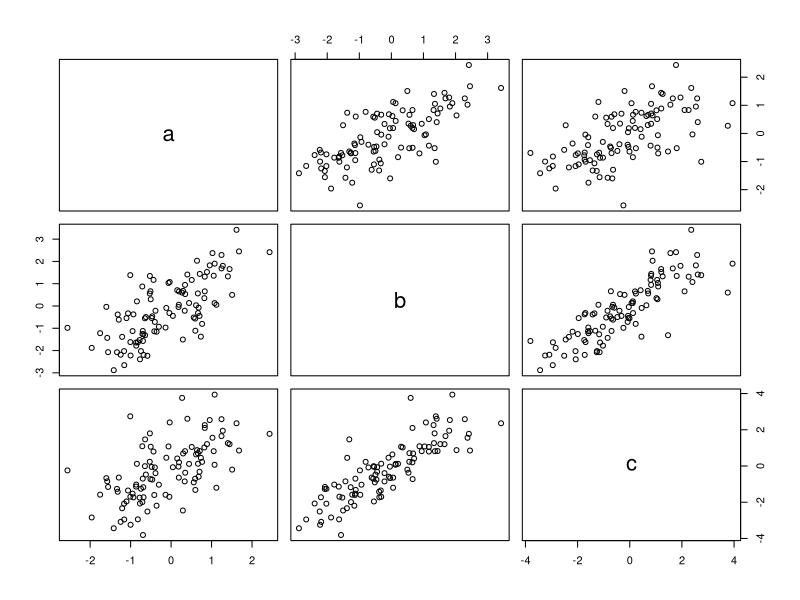

The R source for this figure:
###########################
### Session 1 Exercises ###
###########################

#1.1
#a
P <- c(seq(31, 60, 1))
P

Q <- matrix(seq(31, 60, 1), ncol=5)
Q

#b
Qt <- matrix(seq(31, 60, 1), ncol=5, byrow = TRUE)
Qt

#1.2
#a
x1 <- rnorm(100)
x2 <- rnorm(100)
x3 <- rnorm(100)

#b
t<- data.frame(a=x1, b=x1+x2, c=x1+x2+x3)
t

#c
plot(t)
#sd(t)
#plot created scatter plots pairwise
#sd did not work, columns in a data frame may contain 
#different data types, and standard deviation can be
#calculated for numerical data only.

#d
sd(t$a)
sd(t$b)
sd(t$c)

#for everything together:
tmatrix <- as.matrix(t)
sd(tmatrix)
# Attention, it works only when you have the same data type in each column.

#1.3
# Create a vector using a sequence going from 21 to 120. Give it the name “a”.
a<-seq(21,120) # this does the same aa<-21:120

# Define b as the length of a.
b<-length(a)
b

#Define d the 5th element of the vector a.

d<-a[5]

# Define f the vector containing the elements from the 2nd until the 6th.

f<-a[2:6]

# Define g the vector containing the 1st , 3rd and 7th elements of a.

g<-a[c(1,3,7)]

# Create a vector, call it h, containing the sequence of values of “a” from 1 until 100 every 4 observations.

h<-a[seq(1,100,by=4)]

# Define i the vector containing the elements bigger than 24 and smaller than 29.

i<-a[a>24&a<29]

# Create a matrix (give it the name l) with 25 rows and 4 columns containing the element of the vector a.

l<-matrix(a,25,4) # this makes the transpose of l:  t(l)

# Define m the vector containing the elements of the second column of l.

m<-l[,2]

# Define n the vector containing the elements of the third row of l.

n<-l[3,]

# Define o the vector containing the elements included from row 6 until row 12 and from column 2 until column 3 of l.

o<-l[6:12,2:3]

#1.4
#a
months <- c("Feb", "Jun", "Jul", "Apr", "Aug") 
months 

#b 
sort(months) 
## [1] "Apr" "Aug" "Feb" "Jul" "Jun" 
#They are in alphabetical order 

#c 
month_levels <- c("Jan", "Feb", "Mar", "Apr", "May", "Jun", "Jul", "Aug", "Sep", "Oct", "Nov", "Dec") 

#d 
mymonths <- factor(months, levels = month_levels) 
mymonths 
## [1] Feb Jun Jul Apr Aug 
## Levels: Jan Feb Mar Apr May Jun Jul Aug Sep Oct Nov Dec

#e 
sort(mymonths) 
## [1] Feb Apr Jun Jul Aug 
## Levels: Jan Feb Mar Apr May Jun Jul Aug Sep Oct Nov Dec 
#They are in the order of months, neither in the original order, nor in alphabetical order.